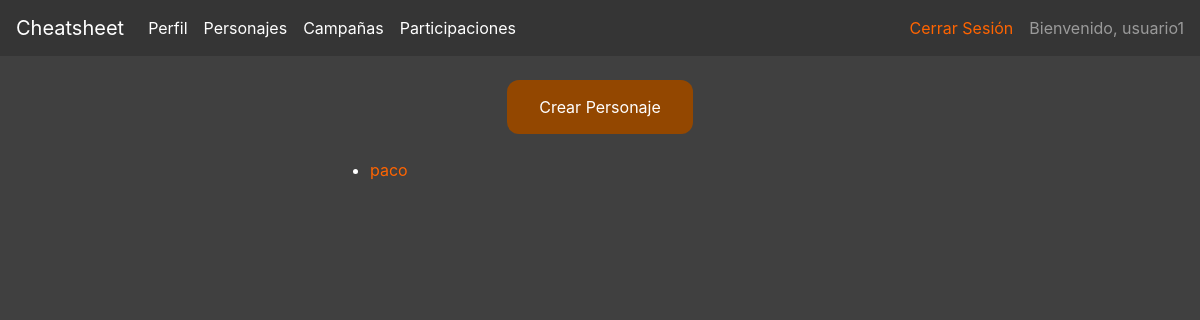
Before: /hojapersonaje/estadisticas/ (signed in) with the older database file.
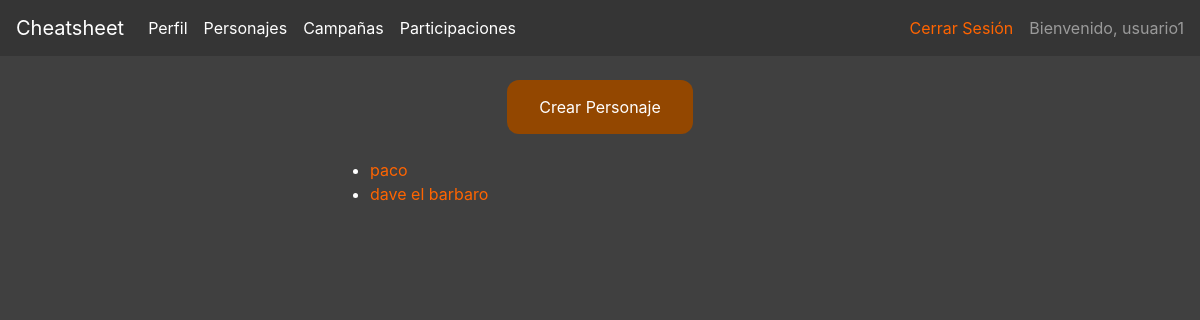
After: the same page with the newer database file.
### hojapersonaje/models.py (models this page shows, shortened)
class Personaje(models.Model):
	idPer  = models.AutoField(primary_key=True)
	nomPer = models.CharField(max_length=40)
	claPer = models.CharField(max_length=20)
	nivPer = models.IntegerField(blank=True, null=True)
	razPer = models.CharField(max_length=20)
	genPer = models.CharField(max_length=10)
	aliPer = models.CharField(max_length=20)
	ataPer = models.IntegerField(blank=True, null=True)
	DGPer = models.IntegerField(blank=True, null=True)
	MaxDGPer = models.IntegerField(blank=True, null=True)
	CAPer = models.IntegerField(blank=True, null=True)
	usuPer = models.ForeignKey(Perfil, on_delete=models.CASCADE, blank=True, null=True)
	FUE = models.IntegerField(blank=True, null=True)
	DES = models.IntegerField(blank=True, null=True)
	CON = models.IntegerField(blank=True, null=True)
	INT = models.IntegerField(blank=True, null=True)
	SAB = models.IntegerField(blank=True, null=True)
	CAR = models.IntegerField(blank=True, null=True)
	fortaleza = models.IntegerField(blank=True, null=True)
	reflejos = models.IntegerField(blank=True, null=True)
	voluntad = models.IntegerField(blank=True, null=True)
	abrirCerraduras = models.IntegerField(blank=True, null=True)
	artesania = models.IntegerField(blank=True, null=True)
	averiguarIntenciones = models.IntegerField(blank=True, null=True)
	avistar = models.IntegerField(blank=True, null=True)
	buscar = models.IntegerField(blank=True, null=True)
	concentracion = models.IntegerField(blank=True, null=True)
	conocimientoConjuros = models.IntegerField(blank=True, null=True)
	descifrarEscrituras = models.IntegerField(blank=True, null=True)
	diplomacia = models.IntegerField(blank=True, null=True)
	disfrazarse = models.IntegerField(blank=True, null=True)
	engañar = models.IntegerField(blank=True, null=True)
	equilibrio = models.IntegerField(blank=True, null=True)
	esconderse = models.IntegerField(blank=True, null=True)
	escuchar = models.IntegerField(blank=True, null=True)
	falsificar = models.IntegerField(blank=True, null=True)
	interpretar = models.IntegerField(blank=True, null=True)
	intimidar = models.IntegerField(blank=True, null=True)
	inutilizarMecanismo = models.IntegerField(blank=True, null=True)
	juegoManos = models.IntegerField(blank=True, null=True)
	montar = models.IntegerField(blank=True, null=True)
	moverseSigilosamente = models.IntegerField(blank=True, null=True)
	nadar = models.IntegerField(blank=True, null=True)
	oficio = models.IntegerField(blank=True, null=True)
	piruetas = models.IntegerField(blank=True, null=True)
	reunirInformacion = models.IntegerField(blank=True, null=True)
	saber = models.IntegerField(blank=True, null=True)
	saltar = models.IntegerField(blank=True, null=True)
	sanar = models.IntegerField(blank=True, null=True)
	supervivencia = models.IntegerField(blank=True, null=True)
	tasacion = models.IntegerField(blank=True, null=True)
	tratoAnimales = models.IntegerField(blank=True, null=True)
	trepar = models.IntegerField(blank=True, null=True)
	usarObjetoMagico = models.IntegerField(blank=True, null=True)
	usoCuerdas = models.IntegerField(blank=True, null=True)
	ultimaTirada = models.IntegerField(blank=True, null=True)
	ultimoCampo = models.CharField(max_length=50, blank=True, null=True)

### hojapersonaje/views.py (the view)
# urls.py: path('estadisticas/', Estadisticas.as_view(), name='estadisticas'),
class Estadisticas(ListView):
	model = Personaje
	template_name="hojapersonaje/estadisticas.html"

### hojapersonaje/templates/hojapersonaje/estadisticas.html (shortened to what this page needs)
{% extends 'plantilla_base.html' %}
{% block content %}
	<div class="container">
		<div class="row justify-content-center">
			<div class="col-5" id="unico">
				<button onclick="location.href='{% url 'estadisticasadd' %}'">Crear Personaje</button>
			</div>
		</div>
	</div>
	<div class="container">
		<div class="row justify-content-center">
			<div class="col-6">
				<ul>
					{% for personaje in object_list %}
						{% if request.user.id == personaje.usuPer.user.id %}
							<li><a href="/hojapersonaje/estadisticasdetail/{{ personaje.pk }}">{{personaje.nomPer}}</a></li>
						{% endif %}
					{% endfor %}
				</ul>
			</div>
		</div>
	</div>
{% endblock %}

Changed rows visible on the page:
added Personaje: nomPer "dave el barbaro"
